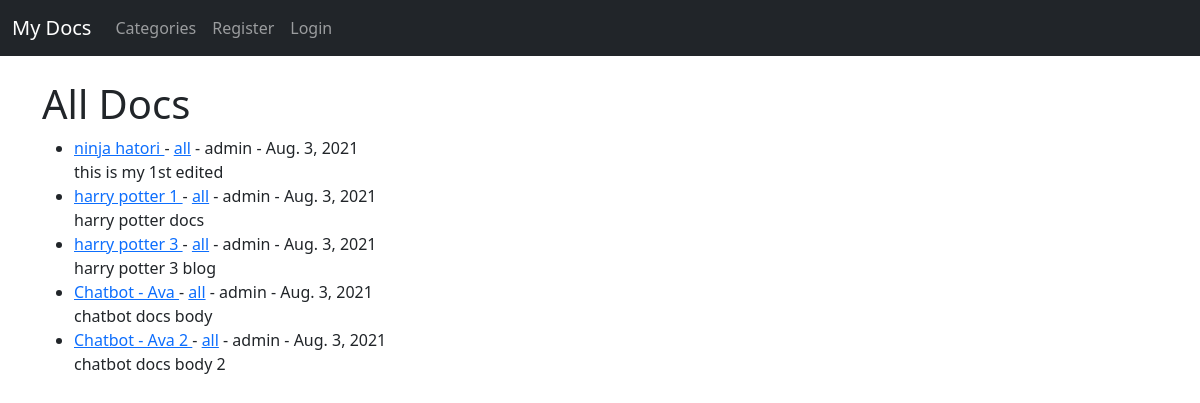
The app's page /, older data.
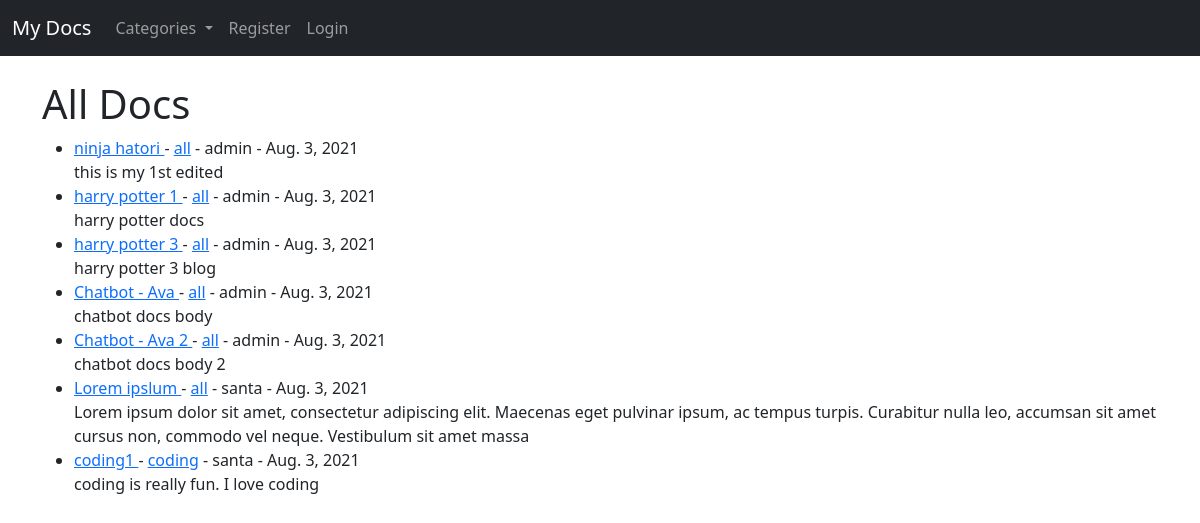
The same page, newer data.
### theblog/models.py (models this page shows, shortened)
class Post(models.Model):
    title = models.CharField(max_length=255)
    title_tag = models.CharField(max_length=255)
    author = models.ForeignKey(User, on_delete=models.CASCADE)
    body = RichTextField(blank=True, null=True)
    post_date = models.DateField(auto_now_add = True)
    category = models.CharField(max_length=255, default='all')
    likes = models.ManyToManyField(User, related_name='blog_posts')

### theblog/views.py (the view)
# urls.py: path('', HomeView.as_view(), name="home"),
class HomeView(ListView):
    model = Post
    template_name = 'home.html'
    ordering = ['-post_date']
    def get_context_data(self, *args, **kwargs):
        cat_menu = Category.objects.all()
        context = super(HomeView, self).get_context_data(*args, **kwargs)
        context["cat_menu"] = cat_menu
        return context

### theblog/models.py (called while the page is built)
    def __str__(self):
        return self.name

### theblog/templates/home.html (shortened to what this page needs)
{% extends 'base.html' %}
{% block content %}
<h1>All Docs</h1>
<ul>
{% for post in object_list %}
    <li><a href="{% url 'article-detail' post.pk %}">{{post.title}}
    </a> -
    <a href="{% url 'category' post.category|slugify %}">{{post.category}}</a>
     - {{post.author}}
    - {{post.post_date}}
    <br>
        {{post.body | slice:":200" | safe}}</li>
{% endfor %}
</ul>
{% endblock %}

### theblog/templates/base.html (shortened to what this page needs)
<!doctype html>
<html lang="en">
  <head>
    <link href="https://cdn.jsdelivr.net/npm/bootstrap@5.0.2/dist/css/bootstrap.min.css" rel="stylesheet">
  </head>
  <body>
    <nav class="navbar navbar-expand-lg navbar-dark bg-dark">
        <div class="container-fluid">
          <a class="navbar-brand" href="{% url 'home' %}">My Docs</a>
          <div class="collapse navbar-collapse" id="navbarSupportedContent">
            <ul class="navbar-nav me-auto mb-2 mb-lg-0">
              {% if cat_menu %}
              <li class="nav-item dropdown">
                <a class="nav-link dropdown-toggle" href="#" id="navbarDropdown" role="button" data-bs-toggle="dropdown" aria-expanded="false">
                  Categories
                </a>
              </li>
              {% else %}
              <li class="nav-item">
                <a class="nav-link" href="{% url 'category-list' %}">Categories</a>
              </li>
              {% endif %}
              {% if user.is_authenticated %}
                <li class="nav-item">
                  <a class="nav-link" href="{% url 'add_post' %}">Add Docs</a>
                </li>
                <li class="nav-item">
                  <a class="nav-link" href="{% url 'add_category' %}">Add Category</a>
                </li>
                <li class="nav-item">
                  <a class="nav-link" href="{% url 'logout' %}">Logout</a>
                </li>
              {% else %}
                <li class="nav-item">
                  <a class="nav-link" href="{% url 'register' %}">Register</a>
                </li>
                <li class="nav-item">
                  <a class="nav-link" href="{% url 'login' %}">Login</a>
                </li>
              {% endif %}
            </ul>
          </div>
        </div>
      </nav>
      <br/>
    <div class="container">
        {% block content %}
        {% endblock %}
    </div>
  </body>
</html>

Row changes from the older to the newer data that the page shows:
added Post: title "Lorem ipslum", category "all", author "santa", post_date "Aug. 3, 2021", body "Lorem ipsum dolor sit amet, consectetur adipiscing elit. Maecenas eget pulvinar ipsum, ac tempus turpis. Curabitur nulla leo, accumsan sit amet cursus non, commodo vel neque. Vestibulum sit amet massa"
added Post: title "coding1", category "coding", author "santa", post_date "Aug. 3, 2021", body "coding is really fun. I love coding"
